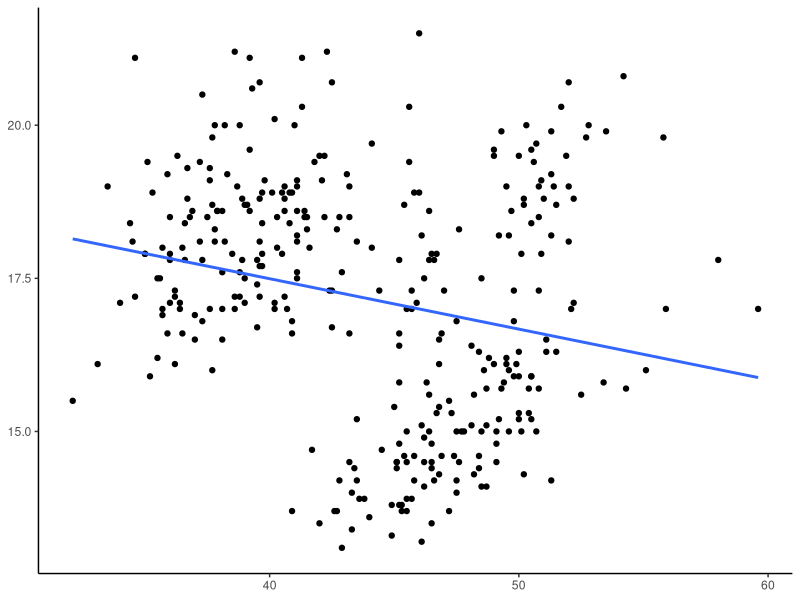
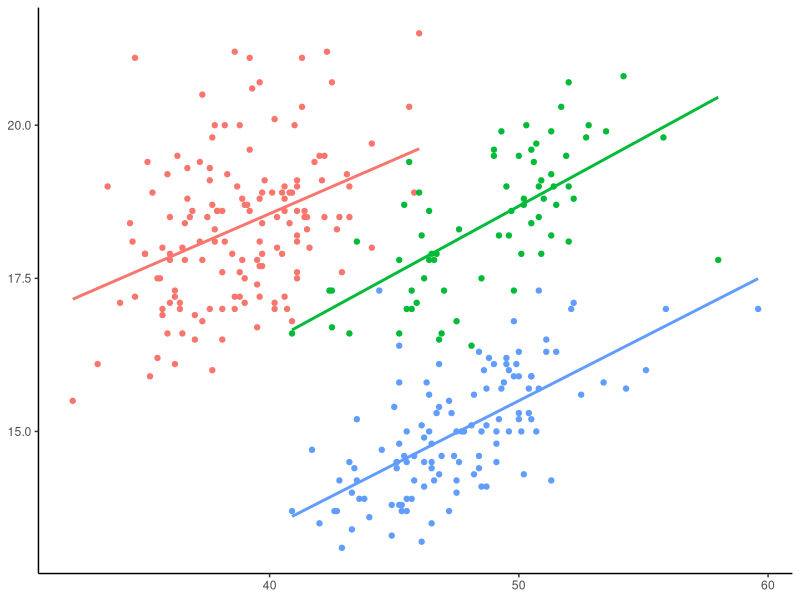

These figures' R source, in order: (Note: this script raises an error after producing the figures.)
# Generating two simple plots to demonstrate Simpson's paradox.

# Clear environment
rm(list=ls())

# Set working directory and load libraries
setwd("~")
library(patchwork)
library(ggplot2)
library(palmerpenguins)

# Import penguin bill length and depth data omitting NAs
df <- na.omit(palmerpenguins::penguins)

# Generate plot with a linear regression through aggregated data
plot.agg <- ggplot2::ggplot(df, aes(x = bill_length_mm, y = bill_depth_mm)) +
  ggplot2::geom_point() +
  ggplot2::geom_smooth(method = "lm", se = FALSE) +
  theme_classic() +
  theme(
    legend.position = "none",
    axis.title = element_blank())

# Generate plot with a linear regression through each species
plot.factor <- ggplot2::ggplot(
    df, 
    aes(x = bill_length_mm, y = bill_depth_mm, color = species)) +
  ggplot2::geom_point() +
  ggplot2::geom_smooth(method = "lm", se = FALSE) +
  theme_classic() +
  theme(
    legend.position = "none",
    axis.title = element_blank())

# Save plots
ggplot2::ggsave(
  "./Downloads/simponsparadox.png",
  plot = plot.agg + plot.factor,
  width = 8,
  height = 4,
  units = "in")